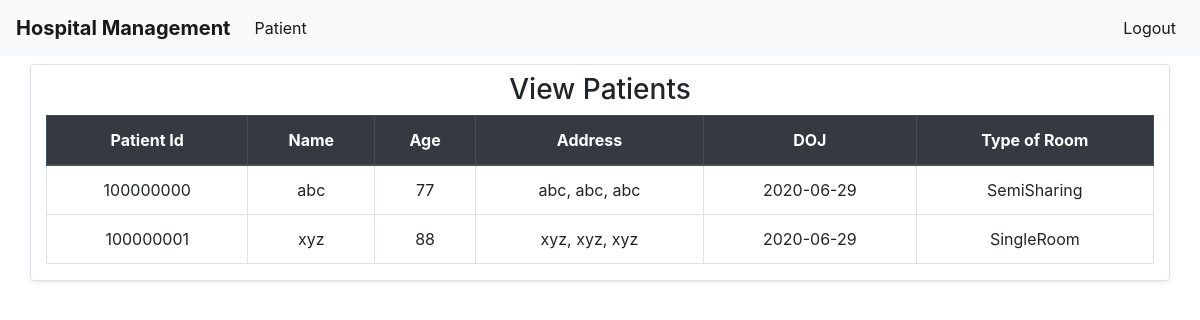
The app's page /patient_list (signed in), older data.
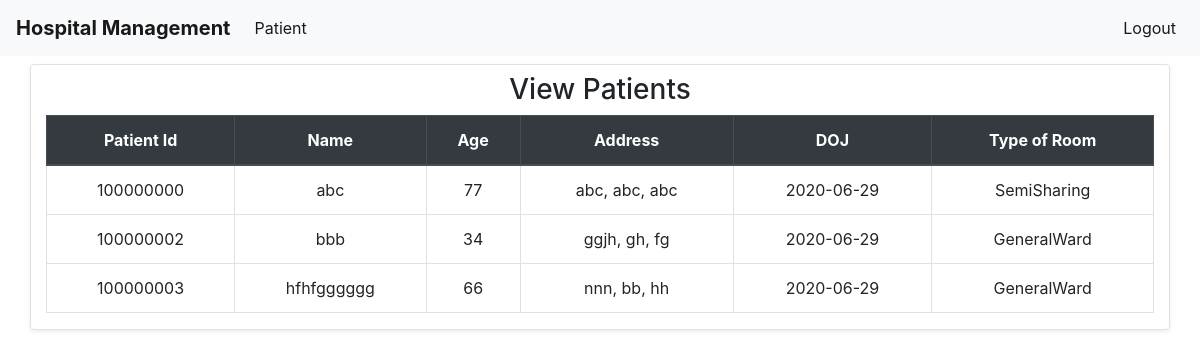
The same page, newer data.
### hospital_management_system/models.py (models this page shows)
class Patient(db.Model):
    __table_args__ = {'sqlite_autoincrement': True}
    id = db.Column(db.Integer, primary_key=True)
    ssid = db.Column(db.String(250), unique=True, nullable=False)
    name = db.Column(db.String(80), nullable=False)
    age = db.Column(db.Integer, nullable=False)
    date_of_admission = db.Column(db.Date, nullable=False)
    type_of_bed = db.Column(db.String(80), nullable=False)
    address = db.Column(db.String(250), nullable=False)
    city = db.Column(db.String(250), nullable=False)
    state = db.Column(db.String(250), nullable=False)
    status = db.Column(db.String(100), nullable=False)

### hospital_management_system/routes.py (the view)
@app.route("/patient_list")
def patient_list():
    if not session.get("username"):
        return redirect("/login")
    patients = Patient.query.all()
    return render_template("patient_list.html", patient="active", patients=patients)

### hospital_management_system/templates/patient_list.html (shortened to what this page needs)
{% extends "base.html" %}
{% block body %}
    <div class="container">
        <div class="row">
            <div class="col-md-12 shadow-sm rounded border mt-2">
                <h3 class="text-center my-2">View Patients</h3>
                <table class="table table-bordered table-hover">
                    <thead class="thead-dark">
                        <tr>
                            <th class="text-center">Patient Id</th>
                            <th class="text-center">Name</th>
                            <th class="text-center">Age</th>
                            <th class="text-center">Address</th>
                            <th class="text-center">DOJ</th>
                            <th class="text-center">Type of Room</th>
                        </tr>
                    </thead>
                    <tbody>
                        {% for i in patients %}
                            <tr>
                                <td class="text-center">{{i.id}}</td>
                                <td class="text-center">{{i.name}}</td>
                                <td class="text-center">{{i.age}}</td>
                                <td class="text-center">{{i.address}}, {{i.city}}, {{i.state}}</td>
                                <td class="text-center">{{i.date_of_admission}}</td>
                                <td class="text-center">{{i.type_of_bed}}</td>
                            </tr>
                        {% endfor %}
                    </tbody>
                </table>
            </div>
        </div>
    </div>
{% endblock %}

### hospital_management_system/templates/base.html (shortened to what this page needs)
<!DOCTYPE html>
<html lang="en">
<head>
    <link rel="stylesheet" href="{{ url_for('static',filename='css/bootstrap.min.css') }}">
</head>
<body>
    {% include 'header.html' %}
    {% block body %}
    {% endblock %}
</body>
</html>

### hospital_management_system/templates/header.html (shortened to what this page needs)
<nav class="navbar navbar-expand-lg navbar-light bg-light">
    <a class="navbar-brand font-weight-bolder" href="{{url_for('home')}}">Hospital Management</a>
    <div class="collapse navbar-collapse" id="navbarNav">
      <ul class="navbar-nav mr-auto">
        {% if Login %}
        {% else %}
        <li class="nav-item {{patient}}">
          <a class="nav-link" href="">Patient</a>
        </li>
        {% endif %}
      </ul>
      <ul class="navbar-nav ml-auto">
        {% if Login %}
        {% else %}
          <li class="nav-item active">
            <a class="nav-link" href="{{url_for('logout')}}">Logout</a>
          </li>
        {% endif %}
      </ul>
    </div>
  </nav>

Row changes from the older to the newer data that the page shows:
removed Patient: id "100000001", name "xyz", age "88", address "xyz", city "xyz", state "xyz", date_of_admission "2020-06-29", type_of_bed "SingleRoom"
added Patient: id "100000002", name "bbb", age "34", address "ggjh", city "gh", state "fg", date_of_admission "2020-06-29", type_of_bed "GeneralWard"
added Patient: id "100000003", name "hfhfgggggg", age "66", address "nnn", city "bb", state "hh", date_of_admission "2020-06-29", type_of_bed "GeneralWard"
